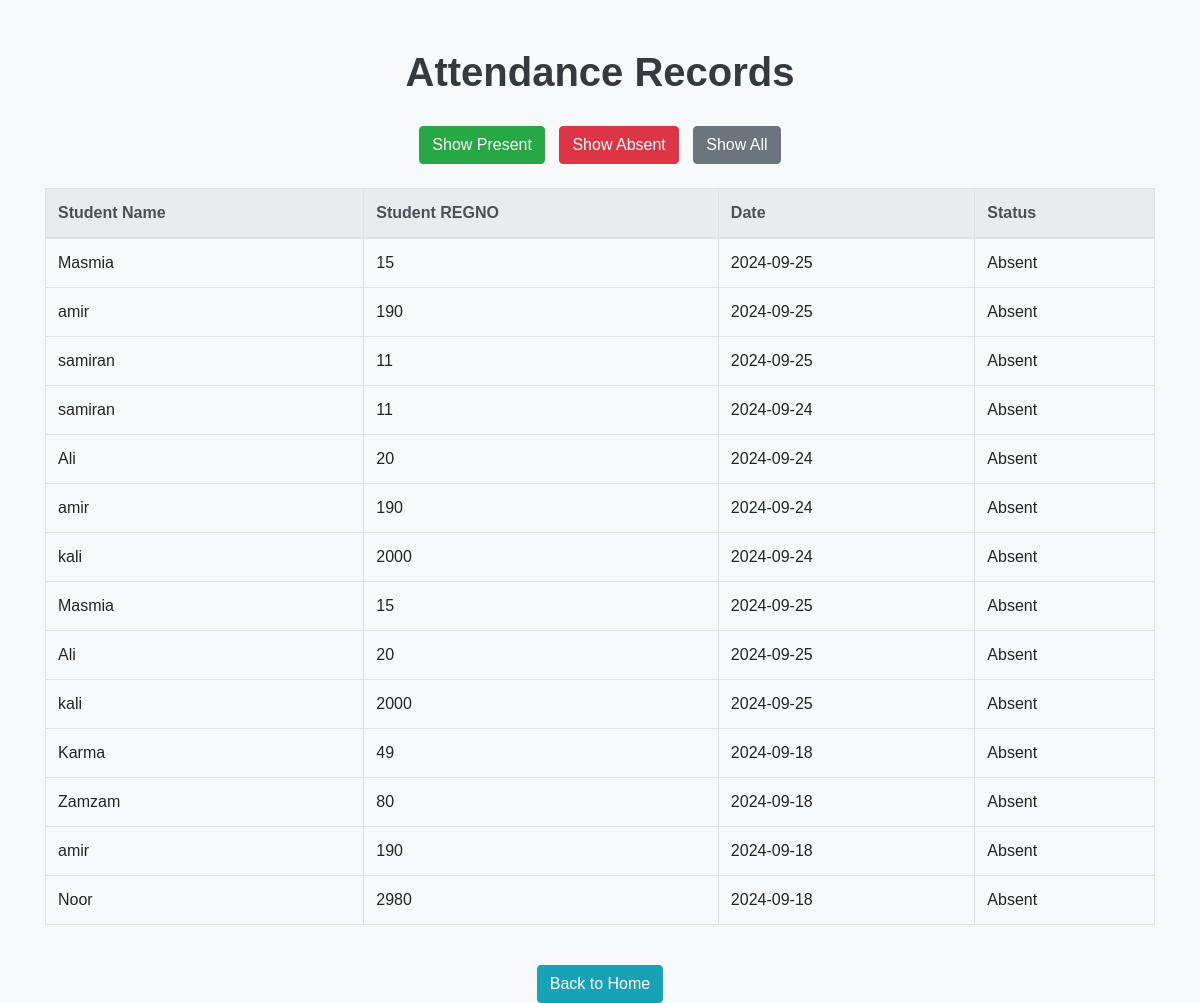
/check?status=absent, run on the app's committed database.
### app.py (models this page shows, shortened)
class Attendance(db.Model):
    id = db.Column(db.Integer, primary_key=True)
    student_regno = db.Column(db.String(10), db.ForeignKey('student.REGNO'), nullable=False)
    date = db.Column(db.Date, nullable=False)
    status = db.Column(db.String(10), nullable=False)

class Student(db.Model):
    REGNO = db.Column(db.String(10), primary_key=True)
    StudentName = db.Column(db.String(100), nullable=False)
    Gender = db.Column(db.String(10), nullable=False)

### app.py (the view)
@app.route('/check', methods=['GET'])
def check():
    status_filter = request.args.get('status', None)
    if status_filter == 'present':
        attendance_records = db.session.query(Attendance, Student).join(Student).filter(Attendance.status == 'Present').all()
    elif status_filter == 'absent':
        attendance_records = db.session.query(Attendance, Student).join(Student).filter(Attendance.status == 'Absent').all()
    else:
        attendance_records = db.session.query(Attendance, Student).join(Student).all()
    print("Retrieved Attendance Records:", attendance_records)
    return render_template('check.html', attendance_records=attendance_records)

### templates/check.html (shortened to what this page needs)
<!DOCTYPE html>
<html lang="en">
<head>
    <link rel="stylesheet" href="https://stackpath.bootstrapcdn.com/bootstrap/4.5.2/css/bootstrap.min.css">
</head>
<body>
    <div class="container mt-5">
        <h1 class="text-center">Attendance Records</h1>
        <div class="text-center mb-4 filter-buttons">
            <a href="/check?status=present" class="btn btn-success">Show Present</a>
            <a href="/check?status=absent" class="btn btn-danger">Show Absent</a>
            <a href="/check" class="btn btn-secondary">Show All</a>
        </div>
        <div class="table-responsive">
            <table class="table table-bordered">
                <thead class="thead-light">
                    <tr>
                        <th>Student Name</th>
                        <th>Student REGNO</th>
                        <th>Date</th>
                        <th>Status</th>
                    </tr>
                </thead>
                <tbody>
                    {% for attendance, student in attendance_records %}
                        <tr>
                            <td>{{ student.StudentName }}</td>
                            <td>{{ attendance.student_regno }}</td>
                            <td>{{ attendance.date }}</td>
                            <td>{{ attendance.status }}</td>
                        </tr>
                    {% else %}
                        <tr>
                            <td colspan="4" class="text-center">No attendance records found.</td>
                        </tr>
                    {% endfor %}
                </tbody>
            </table>
        </div>
        <div class="text-center mt-4 footer">
            <a href="/" class="btn btn-info">Back to Home</a>
        </div>
    </div>
</body>
</html>

### templates/check.html (style rules this page uses)
body { background-color: #f8f9fa; font-family: 'Arial', sans-serif; }
h1 { color: #343a40; margin-bottom: 30px; font-weight: bold; }
.filter-buttons a { margin: 0 5px; }
.table-responsive { margin-top: 20px; }
.table thead th { background-color: #007bff; color: white; }
.btn { transition: background-color 0.3s, color 0.3s; }
.footer { margin-top: 40px; }

### data on the page
Attendance: StudentName "Masmia", student_regno "15", date "2024-09-25", status "Absent"
Attendance: StudentName "amir", student_regno "190", date "2024-09-25", status "Absent"
Attendance: StudentName "samiran", student_regno "11", date "2024-09-25", status "Absent"
Attendance: StudentName "samiran", student_regno "11", date "2024-09-24", status "Absent"
Attendance: StudentName "Ali", student_regno "20", date "2024-09-24", status "Absent"
Attendance: StudentName "amir", student_regno "190", date "2024-09-24", status "Absent"
Attendance: StudentName "kali", student_regno "2000", date "2024-09-24", status "Absent"
Attendance: StudentName "Masmia", student_regno "15", date "2024-09-25", status "Absent"
Attendance: StudentName "Ali", student_regno "20", date "2024-09-25", status "Absent"
Attendance: StudentName "kali", student_regno "2000", date "2024-09-25", status "Absent"
Attendance: StudentName "Karma", student_regno "49", date "2024-09-18", status "Absent"
Attendance: StudentName "Zamzam", student_regno "80", date "2024-09-18", status "Absent"
Attendance: StudentName "amir", student_regno "190", date "2024-09-18", status "Absent"
Attendance: StudentName "Noor", student_regno "2980", date "2024-09-18", status "Absent"
